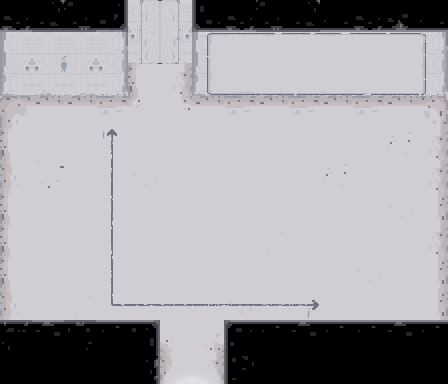

Below is a game level as drawn by its tile map, then a one-line description and the .tmx that defines it (tile-layer data replaced by summaries):
An orthogonal 14x12 tile map with 32x32 px tiles, 4 tile layers (Grundebene, Details, PuzzleTextures, Wand), 2 tilesets and 18 objects (spawnBottomDoor, spawnUpperDoor, doorBottom, doorUp, Plate22, ...).

<map version="1.0" orientation="orthogonal" renderorder="right-down" width="14" height="12" tilewidth="32" tileheight="32" nextobjectid="77">
 <tileset firstgid="1" source="finalTileset.tsx" />
 <tileset firstgid="257" source="tryandcatch.tsx" />
 <layer name="Grundebene" width="14" height="12">
  <data>[168 cells, 144 non-empty, 40 distinct tile ids]</data>
 </layer>
 <layer name="Details" width="14" height="12">
  <data>[168 cells, 2 non-empty, 2 distinct tile ids]</data>
 </layer>
 <layer name="PuzzleTextures" width="14" height="12">
  <data>[168 cells, 2 non-empty, 2 distinct tile ids]</data>
 </layer>
 <layer name="Wand" width="14" height="12">
  <data>[168 cells, 24 non-empty, 9 distinct tile ids]</data>
 </layer>
 <objectgroup name="PlayerSpawnpoints">
  <object id="1" name="spawnBottomDoor" x="189.856" y="297.204" width="3.63636" height="3.81818" />
  <object id="2" name="spawnUpperDoor" x="155.841" y="47.644" width="4.18182" height="4" />
 </objectgroup>
 <objectgroup name="StaticCollisions">
  <object id="73" x="0" y="0" width="128" height="56" />
  <object id="74" x="192" y="0" width="256" height="56" />
  <object id="75" x="0" y="320" width="160" height="64" />
  <object id="76" x="224" y="320" width="224" height="64" />
 </objectgroup>
 <objectgroup name="Sensor">
  <object id="12" name="doorBottom" x="173.367" y="379.629" width="39.0455" height="2" />
  <object id="13" name="doorUp" x="138.587" y="1.37117" width="38.1364" height="3.63636" />
 </objectgroup>
 <objectgroup name="InteractiveObjects">
  <object id="41" name="Plate22" x="288" y="128" width="30.6646" height="30.6646" />
  <object id="42" name="Plate21" x="288" y="192" width="30.6646" height="30.6646" />
  <object id="43" name="Plate20" x="288" y="256" width="30.6646" height="30.6646" />
  <object id="44" name="Plate12" x="208" y="128.333" width="30.6646" height="30.6646" />
  <object id="45" name="Plate11" x="208" y="192.333" width="30.6646" height="30.6646" />
  <object id="46" name="Plate10" x="208" y="256.333" width="30.6646" height="30.6646" />
  <object id="47" name="Plate02" x="128" y="128" width="30.6646" height="30.6646" />
  <object id="48" name="Plate01" x="128" y="192" width="30.6646" height="30.6646" />
  <object id="49" name="Plate00" x="128" y="256" width="30.6646" height="30.6646" />
  <object id="71" name="Door" x="160" y="320" width="64" height="32" />
 </objectgroup>
</map>
